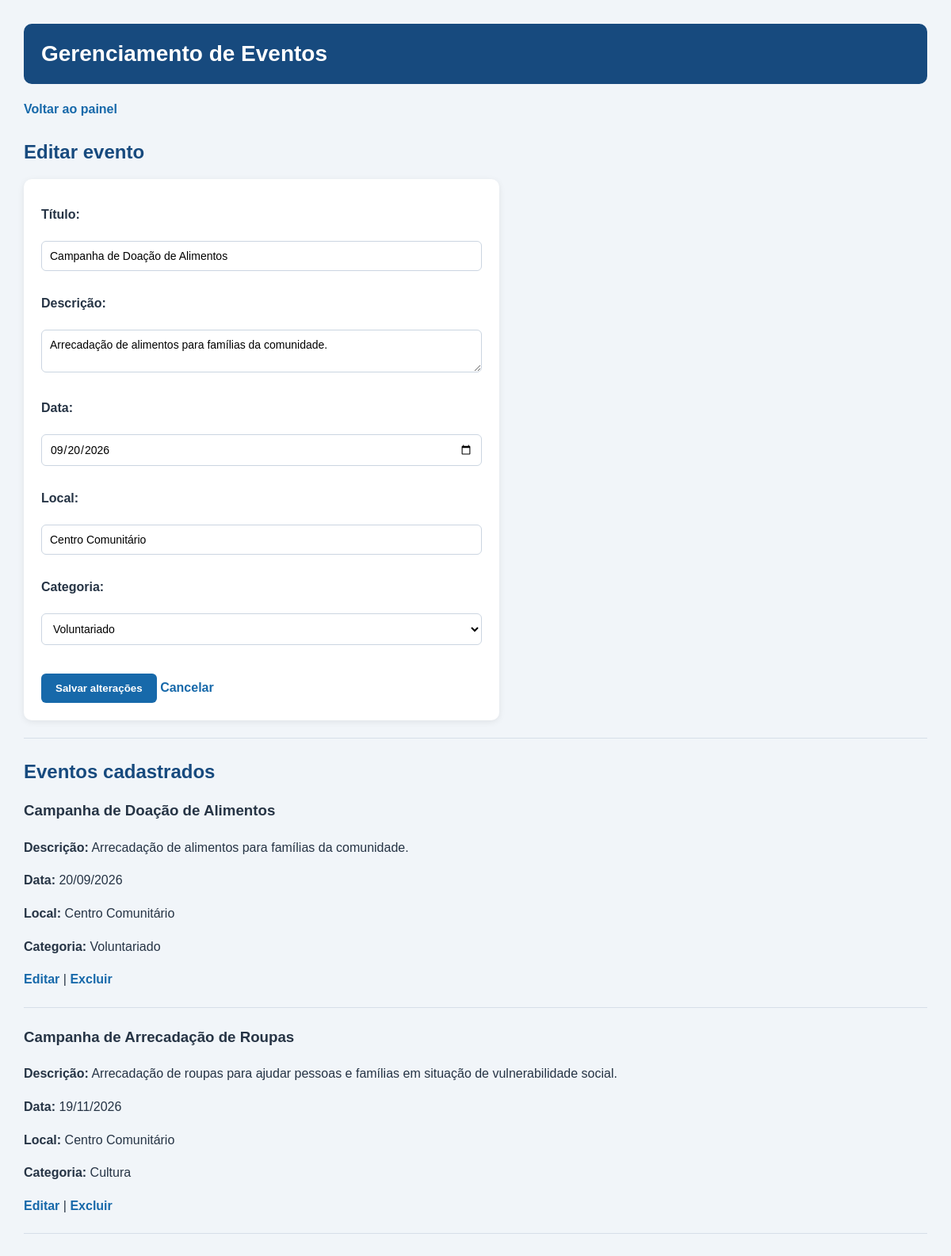
The app's page /eventos.php?editar=1 (signed in) with its own data.
### tables this page shows
CREATE TABLE `evento` (
  `id` int(11) NOT NULL,
  `titulo` varchar(100) NOT NULL,
  `descricao` text NOT NULL,
  `data_evento` date NOT NULL,
  `local` varchar(100) NOT NULL,
  `usuario_id` int(11) NOT NULL,
  `categoria_id` int(11) NOT NULL
);

CREATE TABLE `categoria` (
  `id` int(11) NOT NULL,
  `nome` varchar(100) NOT NULL
);

### eventos.php (the view, shortened to what this page needs)
<?php
require_once "config/conexao.php";
$categorias = $conexao->query("SELECT * FROM categoria");
$evento_edicao = null;
if (isset($_GET["editar"])) {
    $id_edicao = (int) $_GET["editar"];
    $stmt = $conexao->prepare("SELECT * FROM evento WHERE id = ?");
    $stmt->bind_param("i", $id_edicao);
    $stmt->execute();
    $resultado_edicao = $stmt->get_result();
    $evento_edicao = $resultado_edicao->fetch_assoc();
}
$sql_eventos = "SELECT evento.*, categoria.nome AS nome_categoria
                FROM evento
                INNER JOIN categoria ON evento.categoria_id = categoria.id
                ORDER BY evento.data_evento ASC";
$eventos = $conexao->query($sql_eventos);
?>
<!DOCTYPE html>
<html lang="pt-br">
<head>
    <link rel="stylesheet" href="estilo.css">
</head>
<body>
<h1>Gerenciamento de Eventos</h1>
<p><a href="painel.php">Voltar ao painel</a></p>
<?php if ($evento_edicao): ?>
    <h2>Editar evento</h2>
    <form method="POST" action="eventos.php">
        <label>Título:</label><br>
        <input type="text" name="titulo" maxlength="100" required
               value="<?php echo htmlspecialchars($evento_edicao["titulo"]); ?>">
        <br><br>
        <label>Descrição:</label><br>
        <textarea name="descricao" required><?php
            echo htmlspecialchars($evento_edicao["descricao"]);
        ?></textarea>
        <br><br>
        <label>Data:</label><br>
        <input type="date" name="data_evento" required
               value="<?php echo $evento_edicao["data_evento"]; ?>">
        <br><br>
        <label>Local:</label><br>
        <input type="text" name="local" maxlength="100" required
               value="<?php echo htmlspecialchars($evento_edicao["local"]); ?>">
        <br><br>
        <label>Categoria:</label><br>
        <select name="categoria_id" required>
            <?php while ($categoria = $categorias->fetch_assoc()): ?>
                <option value="<?php echo $categoria["id"]; ?>"
                    <?php
                    if ($categoria["id"] == $evento_edicao["categoria_id"]) {
                        echo "selected";
                    }
                    ?>>
                    <?php echo htmlspecialchars($categoria["nome"]); ?>
                </option>
            <?php endwhile; ?>
        </select>
        <br><br>
        <button type="submit">Salvar alterações</button>
        <a href="eventos.php">Cancelar</a>
    </form>
<?php endif; ?>
<hr>
<h2>Eventos cadastrados</h2>
<?php if ($eventos && $eventos->num_rows > 0): ?>
    <?php while ($evento = $eventos->fetch_assoc()): ?>
        <h3><?php echo htmlspecialchars($evento["titulo"]); ?></h3>
        <p><strong>Descrição:</strong>
            <?php echo htmlspecialchars($evento["descricao"]); ?>
        </p>
        <p><strong>Data:</strong>
            <?php echo date("d/m/Y", strtotime($evento["data_evento"])); ?>
        </p>
        <p><strong>Local:</strong>
            <?php echo htmlspecialchars($evento["local"]); ?>
        </p>
        <p><strong>Categoria:</strong>
            <?php echo htmlspecialchars($evento["nome_categoria"]); ?>
        </p>
        <p>
            <a href="eventos.php?editar=<?php echo $evento["id"]; ?>">
                Editar
            </a>
            |
<a href="eventos.php?excluir=<?php echo $evento["id"]; ?>&confirmar=sim"
   onclick="return confirm('Tem certeza que deseja excluir este evento?');">
    Excluir
</a>
        </p>
        <hr>
    <?php endwhile; ?>
<?php else: ?>
    <p>Nenhum evento cadastrado ainda.</p>
<?php endif; ?>
</body>
</html>

### estilo.css (style rules this page uses)
* { box-sizing: border-box; }
body { font-family: Arial, sans-serif; background-color: #f1f5f9; color: #263445; margin: 0; padding: 30px; }
h1 { color: #ffffff; background-color: #174a7e; padding: 22px; border-radius: 10px; margin-top: 0; font-size: 28px; }
h2 { color: #174a7e; margin-top: 28px; }
a { color: #1769aa; text-decoration: none; font-weight: bold; }
form { background-color: #ffffff; padding: 22px; border-radius: 10px; max-width: 600px; box-shadow: 0 2px 8px rgba(0, 0, 0, 0.08); }
label { display: block; margin-top: 14px; margin-bottom: 6px; font-weight: bold; }
input, textarea, select { width: 100%; padding: 10px; border: 1px solid #cbd5e1; border-radius: 6px; font-family: Arial, sans-serif; font-size: 14px; background-color: #ffffff; }
button, input[type="submit"] { background-color: #1769aa; color: #ffffff; border: none; padding: 11px 18px; border-radius: 6px; cursor: pointer; font-weight: bold; margin-top: 18px; }
hr { border: none; border-top: 1px solid #d6dee8; margin: 22px 0; }
body > p, body > h3 { line-height: 1.6; }

### records on screen
evento: titulo "Campanha de Doação de Alimentos", descricao "Arrecadação de alimentos para famílias da comunidade.", data_evento "09/20/2026", local "Centro Comunitário", categoria_id "Voluntariado", data_evento "20/09/2026", categoria.nome "Voluntariado"
evento: titulo "Campanha de Arrecadação de Roupas", descricao "Arrecadação de roupas para ajudar pessoas e famílias em situação de vulnerabilidade social.", data_evento "19/11/2026", local "Centro Comunitário", categoria.nome "Cultura"
